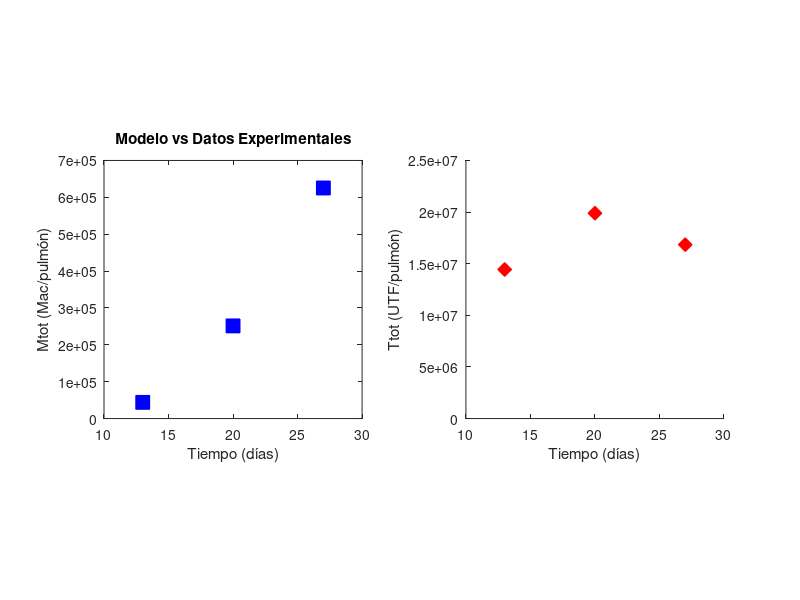

This chart was generated by the following MATLAB code: (Note: this script raises an error after producing the figure.)
%% Parameter values

% Optimized:
k2=5.8e-08; % fagocitosis
k4=80000; %muerte de Tf por Mf
k5=290.8121; % apoptosis
k6=7141000; % reclutamiento de M por Mf
k9=4.8916e-10; % muerte de M por T
k10=0.2638; % muerte de Mf por T
k13=3.8989e-02; % necrosis
k14=444.427; % muerte de Mf por Tf

% Fixed
k1=0.0019; % muerte natural de M
k3=0.0019; % muerte natural de Mf
k8=0.3423; % tasa de crecimiento de T
k12=0.3423; % tasa de crecimiento de Tf
k15=2.4e+07; % capacidad de carga de T y de Tf
k16=7; %numero promedio de Tf fagocitada por Mf
k17=5.6957 %capacidad de interior de Mf vertido en la MEC de inducir fagocitosis


%% Experimental data
time_E=[ 14, 21, 28]-1; % in days
%time_E=[ 1, 3 , 7, 14, 21, 28, 60, 70]-1

%Mtot_exp=[111038.96,108116.88, 176785.71, 43831.16, 251298.7, 625324.67, NaN, 471915.58]; % cel/pulmón NaN
%Ttot_exp=[320855.61,481283.42, 160427.8, 14438502.67, 19893048.12, 16844919.78, 2.4e7, NaN]; % UFC/pulmón

Mtot_exp=[43831.16, 251298.7, 625324.67]; % cel/pulmón
Ttot_exp=[14438502.67, 19893048.12, 16844919.78]; % UFC/pulmón
%% Plot the data
figure(1)
hold on
subplot(1,2,1)
plot(time_E, Mtot_exp,'s','MarkerSize', 10, 'MarkerFaceColor', 'b', 'MarkerEdgeColor', 'b')
%hold on 
%plot(time_ET, log(Mtot_expT),'s','MarkerSize', 10, 'MarkerEdgeColor', 'b')
ylim([0,7e5])
ylabel('Mtot (Mac/pulmón)')
xlabel('Tiempo (días)')
axis square
title('Modelo vs Datos Experimentales')

subplot(1,2,2)
hold on
plot(time_E, Ttot_exp,'d', 'MarkerSize',10, 'MarkerFaceColor','r','MarkerEdgeColor', 'r') 
%hold on
%plot(time_ET, Ttot_expT,'d','MarkerSize', 10, 'MarkerEdgeColor', 'r')
ylim([0,2.5e7])
ylabel('Ttot (UTF/pulmón)')
xlabel('Tiempo (días)')
axis square

%% integration interval
%tspan = [0 time_E(end)]; %integration interval
tspan = [6 time_E(end)]; %integration interval

%% initial conditions: experimental data
%from F1 simulations
%y01=Mtot_exp(1);%Macrofago 
%y02=0;%Macrofago que fagocito
%y03=Ttot_exp(1);%Tuberculosis libre
%y04=0;%Tuberculosis fagocitada

y01=1.126088321660929e+05;%Macrofago 
y02=4.867924053011795e-04;%Macrofago que fagocito
y03=2.293547810899446e+06;%Tuberculosis libre
y04=51.992909323742246;%Tuberculosis fagocitada

y0=[y01 y02 y03 y04];

%% Call the ODE solver
[t,y] = ode15s(@(t,y)Tuberculosis_ODEs(t,y, k1, k2, k3, k4, k5, k6, k8, k9, k10, k12, k13, k14, k15, k16, k17),tspan,y0);

M_tot=y(:,1)+y(:,2);
T_tot=y(:,3)+y(:,4);
%%
subplot(1,2,1)
hold on
plot(t, M_tot,  'c', 'LineWidth',2);
%hold on
%plot(tT, log(M_totT),  '--b', 'LineWidth',2);
%title(['Parameters:' 'k_4=' num2str(k4) ', k_5=' num2str(k5)]);

subplot(1,2,2)
hold on
plot(t, T_tot,  'm', 'LineWidth',2);
%hold on
%plot(tT, T_totT,  '--r', 'LineWidth',2);
%title([  ', k_6=' num2str(k6) ', k_9=' num2str(k9)...
%  ', k_1_0=' num2str(k10) ', k_1_3=' num2str(k13) ', k_1_4=' num2str(k14)]);

%%

figure(4)
subplot(2,2,1)
hold on
plot(t, y(:,1),  'b', 'LineWidth',2);
%hold on
%plot(tT, yT(:,1),  '--b', 'LineWidth',2);
xlabel('Dias')
ylabel('M')

subplot(2,2,2)
hold on
plot(t, y(:,2), 'c', 'LineWidth',2);
%hold on
%plot(tT, yT(:,2), '--c', 'LineWidth',2);
xlabel('Dias')
ylabel('Mf')

subplot(2,2,3)
hold on
plot(t, y(:,3),  'r', 'LineWidth',2);
%hold on
%plot(tT, yT(:,3),  '--r', 'LineWidth',2);
xlabel('Dias')
ylabel('T')

subplot(2,2,4)
hold on
plot(t, y(:,4),  'm', 'LineWidth',2);
%hold on
%plot(tT, yT(:,4),  '--m', 'LineWidth',2);
xlabel('Dias')
ylabel('Tf')